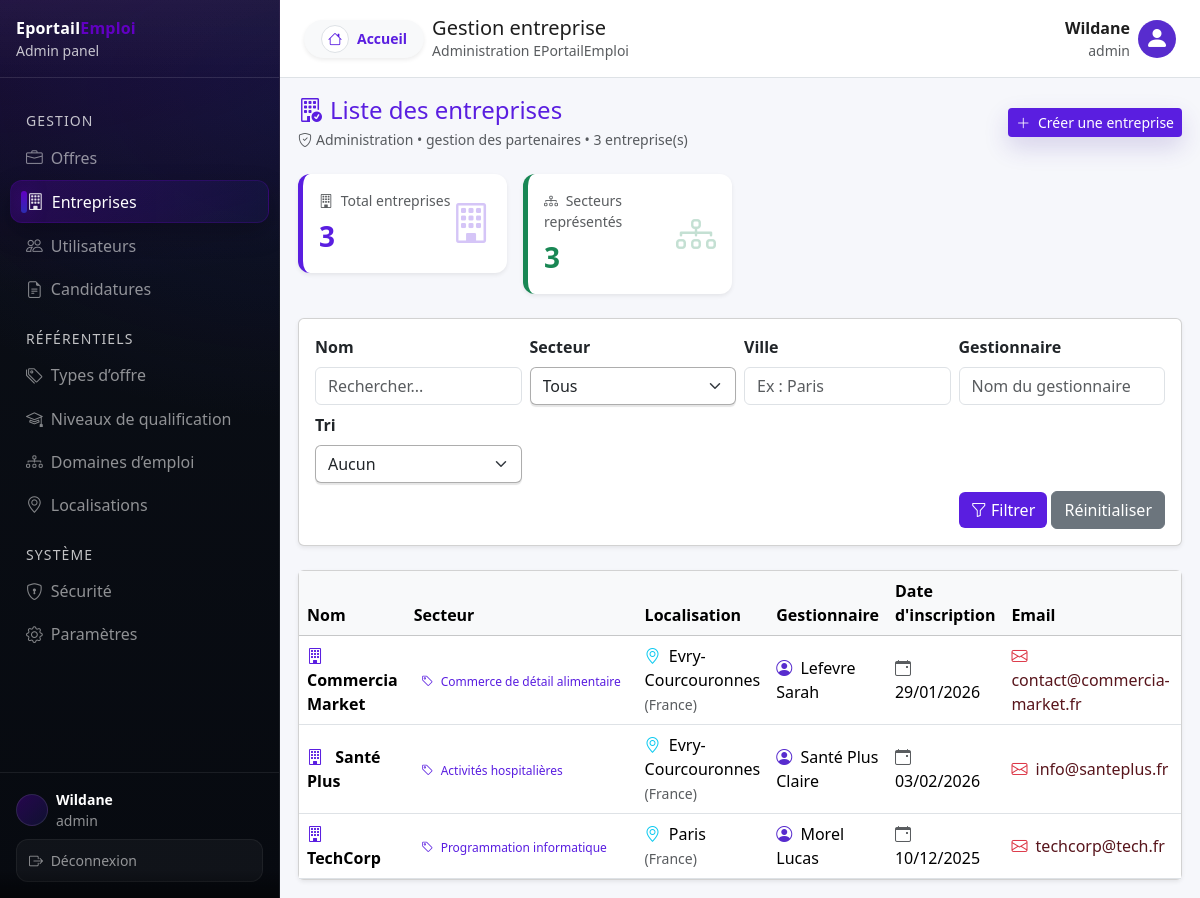
The app's page /admin/entreprises (signed in) with its own data.
### tables this page shows
CREATE TABLE IF NOT EXISTS `entreprises` (
  `id` int NOT NULL AUTO_INCREMENT,
  `date_inscription` timestamp NULL DEFAULT CURRENT_TIMESTAMP,
  `gestionnaire_id` int DEFAULT NULL,
  `nom` varchar(150) NOT NULL,
  `secteur_id` int NOT NULL,
  `adresse` varchar(255) NOT NULL,
  `code_postal` varchar(20) DEFAULT NULL,
  `ville` varchar(150) DEFAULT NULL,
  `pays` varchar(100) DEFAULT NULL,
  `telephone` varchar(30) DEFAULT NULL,
  `email` varchar(100) DEFAULT NULL,
  `siret` varchar(14) NOT NULL,
  `site_web` varchar(255) DEFAULT NULL,
  `taille` varchar(50) DEFAULT NULL,
  `description` text,
  `logo` varchar(255) DEFAULT NULL,
  PRIMARY KEY (`id`),
  UNIQUE KEY `siret` (`siret`),
  UNIQUE KEY `fk_entreprises_gestionnaire` (`gestionnaire_id`) USING BTREE,
  KEY `secteur_id` (`secteur_id`)
);

CREATE TABLE IF NOT EXISTS `secteurs_entreprises` (
  `id` int NOT NULL AUTO_INCREMENT,
  `code` varchar(10) NOT NULL,
  `libelle` varchar(150) NOT NULL,
  `description` text,
  PRIMARY KEY (`id`),
  UNIQUE KEY `code` (`code`)
);

### views/entreprise/list.php (the view, shortened to what the rows shown need)
<div class="d-flex flex-wrap justify-content-between align-items-center gap-3 mb-4">
    <div>
        <h2 class="h4 mb-1 text-primary">
            <i class="bi bi-building-check me-2" aria-hidden="true"></i>Liste des entreprises
        </h2>
    </div>
</div>
<div class="card shadow-sm">
    <div class="card-body p-0">
        <div class="table-responsive">
            <table class="table table-hover align-middle mb-0 admin-entreprises-table">
                <thead class="table-light admin-entreprises-head">
                    <tr>
                        <th scope="col">Nom</th>
                        <th scope="col" class="d-none d-md-table-cell">Secteur</th>
                        <th scope="col">Localisation</th>
                        <th scope="col" class="d-none d-lg-table-cell">Gestionnaire</th>
                        <th scope="col" class="d-none d-lg-table-cell">Date d'inscription</th>
                        <th scope="col" class="d-none d-xl-table-cell">Email</th>
                        <th scope="col" class="d-none d-xl-table-cell">Téléphone</th>
                    </tr>
                </thead>
                <tbody>
                <?php foreach ($entreprises as $e): ?>
                    <tr class="admin-entreprise-row">
                        <td class="fw-semibold">
                            <i class="bi bi-building text-primary me-2" aria-hidden="true"></i>
                            <span><?= htmlspecialchars($e['nom']) ?></span>
                        </td>
                        <td class="d-none d-md-table-cell">
                            <?php if (!empty($e['secteur'])): ?>
                                <span class="badge bg-primary-light text-primary fw-normal">
                                    <i class="bi bi-tag me-1" aria-hidden="true"></i>
                                    <?= htmlspecialchars($e['secteur']) ?>
                                </span>
                            <?php else: ?>
                                <span class="text-muted fst-italic">—</span>
                            <?php endif; ?>
                        </td>
                        <td>
                            <i class="bi bi-geo-alt text-info me-1" aria-hidden="true"></i>
                            <span><?= htmlspecialchars($e['ville'] ?? '—') ?></span>
                            <?php if (!empty($e['pays'])): ?>
                                <span class="text-muted small">(<?= htmlspecialchars($e['pays']) ?>)</span>
                            <?php endif; ?>
                        </td>
                        <td class="d-none d-lg-table-cell">
                            <i class="bi bi-person-circle text-secondary me-1" aria-hidden="true"></i>
                            <span><?= htmlspecialchars(($e['gestionnaire'])) ?></span>
                        </td>
                        <td class="d-none d-lg-table-cell">
                            <i class="bi bi-calendar-event text-muted me-1" aria-hidden="true"></i>
                            <span><?= htmlspecialchars((new DateTime($e['date_inscription'] ?? ''))->format('d/m/Y')) ?></span>
                        </td>
                        <td class="d-none d-xl-table-cell">
                            <i class="bi bi-envelope text-danger me-1" aria-hidden="true"></i>
                            <?php if (!empty($e['email'])): ?>
                                <a href="mailto:<?= htmlspecialchars($e['email']) ?>" class="text-decoration-none text-danger-emphasis" title="Envoyer un email à <?= htmlspecialchars($e['email']) ?>">
                                    <?= htmlspecialchars($e['email']) ?>
                                </a>
                            <?php else: ?>
                                <span class="text-muted fst-italic">—</span>
                            <?php endif; ?>
                        </td>
                        <td class="d-none d-xl-table-cell">
                        </td>
                    </tr>
                <?php endforeach; ?>
                </tbody>
            </table>
        </div>
    </div>
</div>

### records on screen
entreprises: nom "Commercia Market", secteur.libelle "Commerce de détail alimentaire", ville "Evry-Courcouronnes", pays "France", gestionnaire "Lefevre Sarah", date_inscription "29/01/2026", email "contact@commercia-market.fr"
entreprises: nom "Santé Plus", secteur.libelle "Activités hospitalières", ville "Evry-Courcouronnes", pays "France", gestionnaire "Santé Plus Claire", date_inscription "03/02/2026", email "info@santeplus.fr"
entreprises: nom "TechCorp", secteur.libelle "Programmation informatique", ville "Paris", pays "France", gestionnaire "Morel Lucas", date_inscription "10/12/2025", email "techcorp@tech.fr"

### other values on screen
$role "Admin"
$item['section'] "GESTION"
$label "Offres"
$label "Entreprises"
$label "Utilisateurs"
$label "Candidatures"
$item['section'] "RÉFÉRENTIELS"
$label "Types d’offre"
$label "Niveaux de qualification"
$label "Domaines d’emploi"
$label "Localisations"
$item['section'] "SYSTÈME"
$label "Sécurité"
$label "Paramètres"
$_SESSION['user_prenom'] "Wildane"
